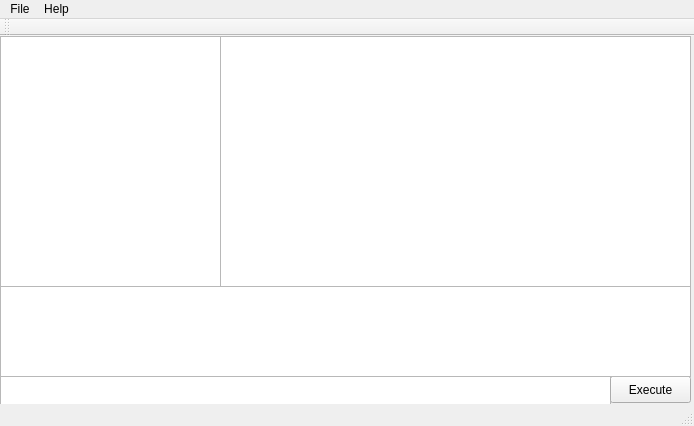
<?xml version="1.0" encoding="UTF-8"?>
<ui version="4.0">
 <class>MainWindow</class>
 <widget class="QMainWindow" name="MainWindow">
  <property name="geometry">
   <rect>
    <x>0</x>
    <y>0</y>
    <width>694</width>
    <height>426</height>
   </rect>
  </property>
  <property name="windowTitle">
   <string>MainWindow</string>
  </property>
  <widget class="QWidget" name="centralWidget">
   <widget class="QTreeView" name="treeView">
    <property name="geometry">
     <rect>
      <x>0</x>
      <y>0</y>
      <width>221</width>
      <height>251</height>
     </rect>
    </property>
   </widget>
   <widget class="QTextEdit" name="commandline">
    <property name="geometry">
     <rect>
      <x>0</x>
      <y>340</y>
      <width>611</width>
      <height>31</height>
     </rect>
    </property>
   </widget>
   <widget class="QListView" name="propertyView">
    <property name="geometry">
     <rect>
      <x>220</x>
      <y>0</y>
      <width>471</width>
      <height>251</height>
     </rect>
    </property>
   </widget>
   <widget class="QPushButton" name="executeButton">
    <property name="geometry">
     <rect>
      <x>610</x>
      <y>340</y>
      <width>81</width>
      <height>27</height>
     </rect>
    </property>
    <property name="text">
     <string>Execute</string>
    </property>
   </widget>
   <widget class="QTextEdit" name="logView">
    <property name="geometry">
     <rect>
      <x>0</x>
      <y>250</y>
      <width>691</width>
      <height>91</height>
     </rect>
    </property>
   </widget>
  </widget>
  <widget class="QMenuBar" name="menuBar">
   <property name="geometry">
    <rect>
     <x>0</x>
     <y>0</y>
     <width>694</width>
     <height>25</height>
    </rect>
   </property>
   <widget class="QMenu" name="menuFile">
    <property name="title">
     <string>File</string>
    </property>
    <addaction name="separator"/>
    <addaction name="actionOPen"/>
    <addaction name="actionExit"/>
   </widget>
   <widget class="QMenu" name="menuHelp">
    <property name="title">
     <string>Help</string>
    </property>
    <addaction name="actionAbout"/>
   </widget>
   <addaction name="menuFile"/>
   <addaction name="menuHelp"/>
  </widget>
  <widget class="QToolBar" name="mainToolBar">
   <attribute name="toolBarArea">
    <enum>TopToolBarArea</enum>
   </attribute>
   <attribute name="toolBarBreak">
    <bool>false</bool>
   </attribute>
  </widget>
  <widget class="QStatusBar" name="statusBar"/>
  <action name="actionOPen">
   <property name="text">
    <string>Open</string>
   </property>
  </action>
  <action name="actionExit">
   <property name="text">
    <string>Exit</string>
   </property>
  </action>
  <action name="actionAbout">
   <property name="text">
    <string>About...</string>
   </property>
  </action>
 </widget>
 <layoutdefault spacing="6" margin="11"/>
 <resources/>
 <connections/>
</ui>
